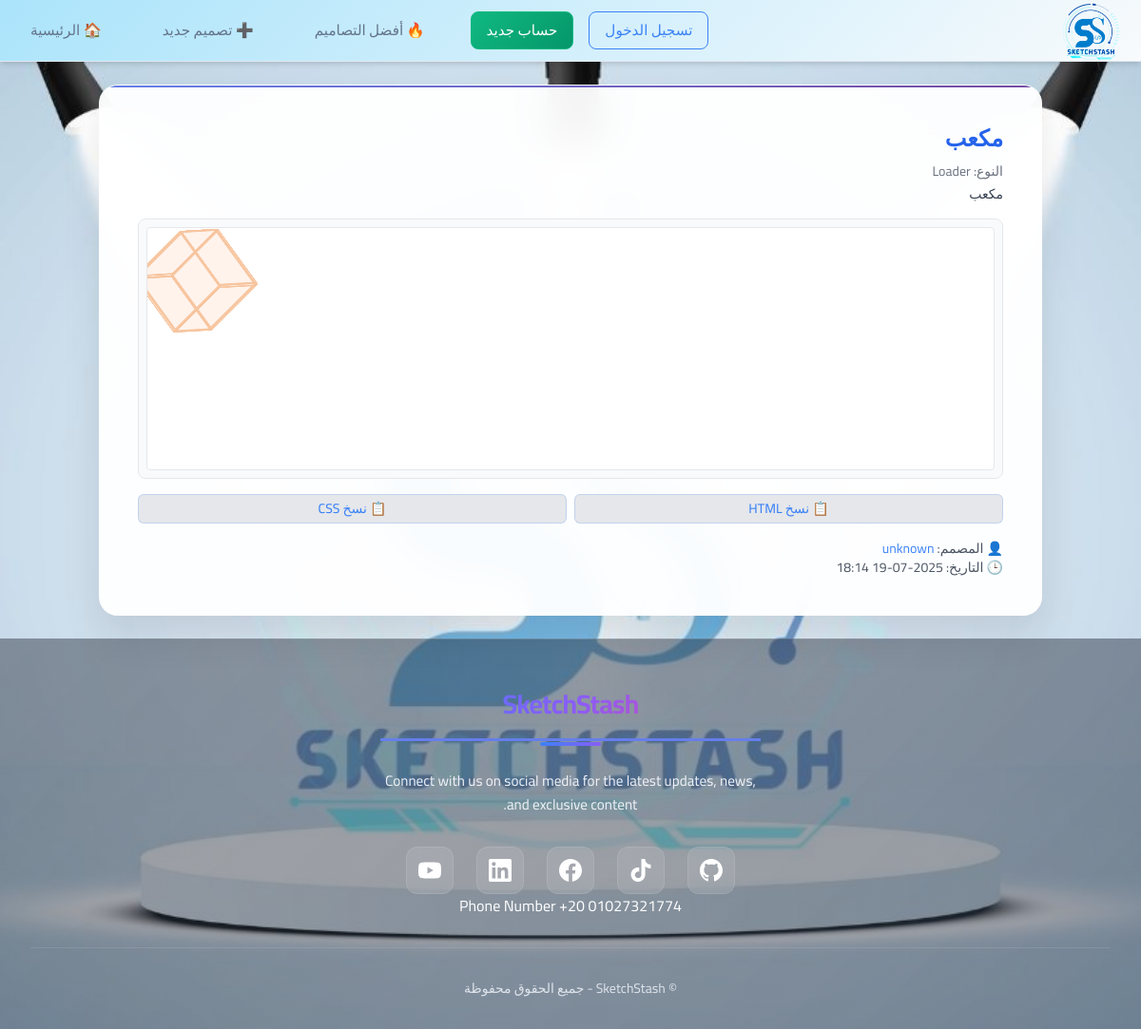
The page /design/49/ on the database its author committed.
### designs/models.py (models this page shows, shortened)
class Design(models.Model):
    DESIGN_TYPES = [
        ('button', 'Button'),
        ('card', 'Card'),
        ('navbar', 'Navbar'),
        ('header', 'Header'),
        ('form', 'Form'),
        ('input', 'Input'),
        ('loader', 'Loader'),
        ('radio', 'Radio Button'),
        ('other', 'Other'),
    ]
    name = models.CharField(max_length=100)
    description = models.TextField(blank=True)
    design_type = models.CharField(max_length=20, choices=DESIGN_TYPES)
    html_code = models.TextField()
    css_code = models.TextField()
    creator = models.ForeignKey(User, on_delete=models.CASCADE, related_name='designs')
    created_at = models.DateTimeField(auto_now_add=True)
    likes = models.PositiveIntegerField(default=0)

### designs/views.py (the view)
# urls.py: path('design/<int:pk>/', views.design_detail, name='design_detail'),
def design_detail(request, pk):
    design = get_object_or_404(Design, pk=pk)
    return render(request, 'designs/design_detail.html', {'design': design})

### designs/templates/designs/design_detail.html (shortened to what this page needs)
{% extends 'designs/base.html' %}
{% block content %}
<div class="form-box">
  <h1 class="text-2xl font-bold text-blue-600 mb-2">{{ design.name }}</h1>
  <p class="text-sm text-gray-500 mb-1">النوع: {{ design.get_design_type_display }}</p>
  <p class="text-gray-700 text-sm mb-4">{{ design.description|default:"بدون وصف" }}</p>
  <div class="preview-box">
    <iframe
      id="preview-iframe-{{ design.id }}"
      class="w-full h-64 border rounded bg-white"
      onload="
        const iframe = this;
        const doc = iframe.contentWindow.document;
        doc.open();
        doc.write(`<!DOCTYPE html><html><head><style>{{ design.css_code|escapejs }}</style></head><body style='margin:0;padding:1rem;'>{{ design.html_code|escapejs }}</body></html>`);
        doc.close();
      ">
    </iframe>
  </div>
  <div class="flex gap-2 mb-4">
    <button class="btn-copy" onclick="copyToClipboard(`{{ design.html_code|escapejs }}`)">📋 نسخ HTML</button>
    <button class="btn-copy" onclick="copyToClipboard(`{{ design.css_code|escapejs }}`)">📋 نسخ CSS</button>
  </div>
  <p class="text-sm text-gray-600">
    👤 المصمم:
    <a href="{% url 'designer_profile' design.creator.username %}" class="text-blue-500 hover:underline">
      {{ design.creator.username }}
    </a><br>
    🕒 التاريخ: {{ design.created_at|date:"Y-m-d H:i" }}
  </p>
</div>
{% endblock %}

### designs/static/css/stylebox.css (style rules this page uses)
body { font-family: 'Cairo', sans-serif; background-image: linear-gradient(135deg, #2a5cd100 0%, #edd6d600 100%), url('../images/backg3.jpg') !important; background-size: cover; background-position: center; background-attachment: fixed; }
.btn-copy { flex: 1; display: flex; align-items: center; justify-content: center; gap: 0.5rem; padding: 0.75rem 1rem; font-size: 0.875rem; font-weight: 500; background: rgba(59, 130, 246, 0.1); color: #3b82f6; border: 1px solid rgba(59, 130, 246, 0.2); border-radius: 0.75rem; cursor: pointer; transition: all 0.3s ease; text-decoration: none; white-space: nowrap; overflow: hidden; text-overflow: ellipsis; }
.form-box { background: rgba(255, 255, 255, 0.95); backdrop-filter: blur(20px); border: 1px solid rgba(255, 255, 255, 0.2); border-radius: 20px; padding: 40px; box-shadow: 0 20px 40px rgba(0, 0, 0, 0.1), 0 0 0 1px rgba(255, 255, 255, 0.1) inset; transform: translateY(0); transition: all 0.3s ease; position: relative; overflow: hidden; }
.form-box::before { content: ''; position: absolute; top: 0; left: 0; right: 0; height: 2px; background: linear-gradient(90deg, #667eea, #764ba2, #667eea); background-size: 200% 100%; animation: shimmer 2s ease-in-out infinite; }
.preview-box { background-color: #f9fafb; border: 1px solid #e5e7eb; padding: 0.5rem; border-radius: 0.5rem; overflow: hidden; margin-bottom: 1rem; }
.btn-copy { font-size: 0.875rem; background-color: #e5e7eb; padding: 0.25rem 0.75rem; border-radius: 0.375rem; transition: background-color 0.2s; }

### rows shown on the page
Design: name "مكعب", design_type "Loader", description "مكعب", creator.username "unknown", created_at "2025-07-19 18:14"
